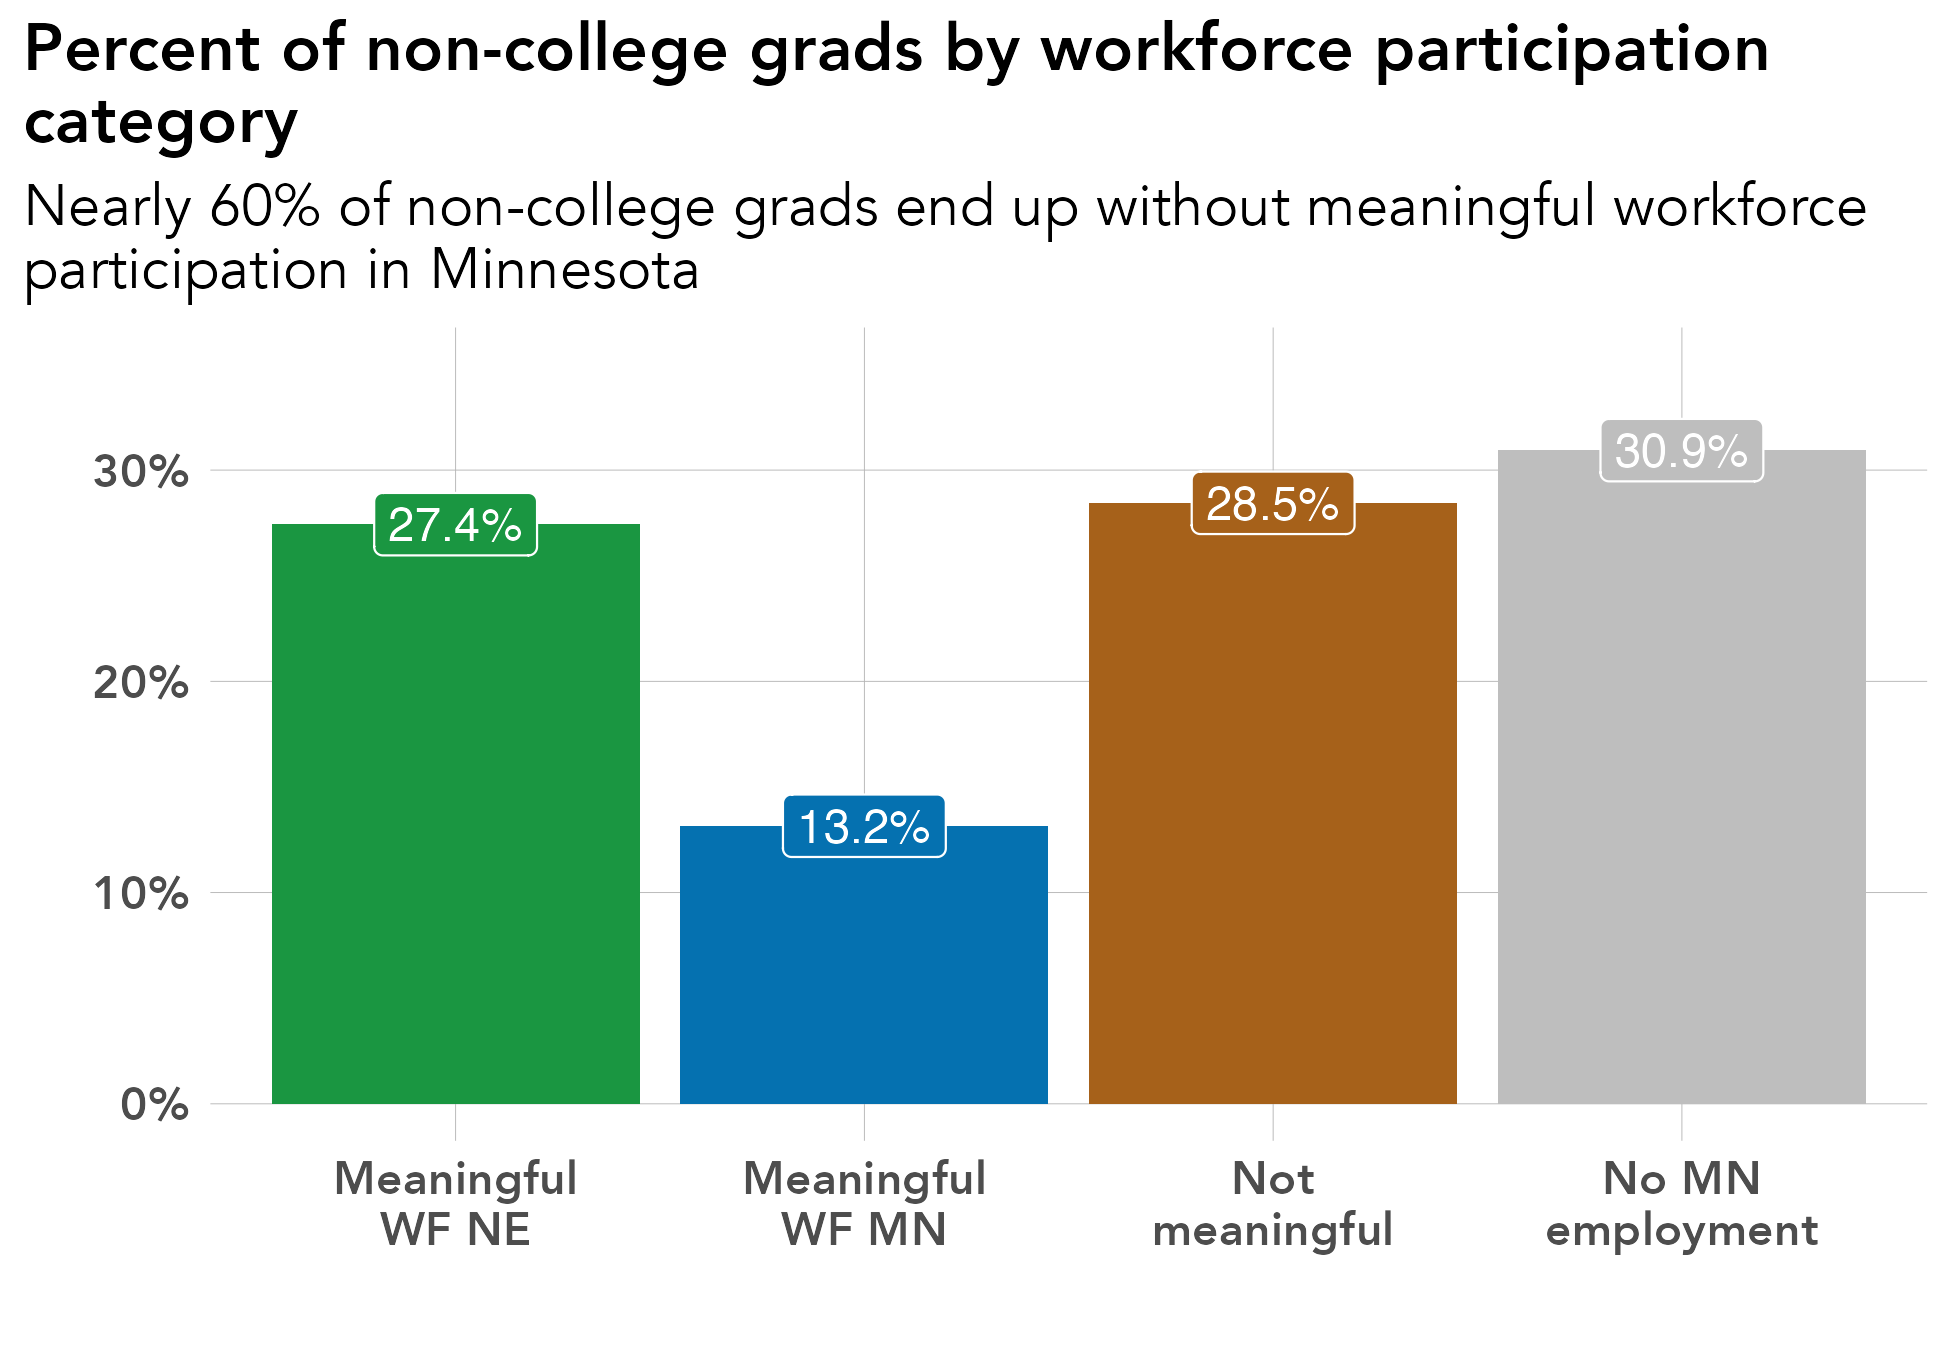

Reproduce this figure in R.
# library -----------------------------------------------------------------
library(tidyverse)
library(sf)
library(ggrepel)
library(scales)
library(ggiraph)
library(rmapshaper)
library(cowplot)
library(RColorBrewer)
library(readxl)
library(lubridate)
library(readxl)
library(systemfonts)
reset_font_cache()
library(ggtext)
library(janitor)
library(cowplot)


rm(list = ls())

# themes ------------------------------------------------------------------
theme_bar <- theme_bw() +
  theme(panel.grid.major = element_line(color = "grey70", size = 0.1),
        panel.grid.minor = element_blank(),
        axis.ticks = element_blank(),
        axis.text = element_text(face = "bold"),
        panel.border = element_blank(),
        legend.background = element_rect(fill = "transparent", color = "transparent"),
        legend.key = element_rect(fill = "transparent"),
        legend.key.size = unit(1, "lines"),
        legend.margin = margin(0,0,0,0),
        legend.title = element_blank(),
        legend.text = element_text(margin = margin(l = 2)),
        text = element_text(family = "Avenir") ,
        plot.title.position = "plot",
        plot.title = element_text(face = "bold"))

theme_line <- theme_bw() +
  theme(legend.background = element_rect(fill = "transparent", color = "transparent"),
        legend.key = element_rect(fill = "transparent"),
        legend.text = element_text(margin = margin(l = 2)),
        panel.grid.minor = element_blank(),
        panel.grid.major = element_line(color = "grey70", size = 0.1),
        axis.ticks = element_blank(),
        axis.text = element_text(face = "bold"),
        panel.border = element_blank(),
        legend.margin = margin(0,0,0,0),
        legend.key.size = unit(1, "lines"),
        text = element_text(family = "Avenir") ,
        plot.title.position = "plot",
        plot.title = element_text(face = "bold"))


theme_sf <- theme_bw() +
  theme(axis.text.x=element_blank(),
        axis.text.y=element_blank(),
        axis.ticks=element_blank(),
        panel.background = element_blank(),
        panel.grid.major = element_line(color = "white"),
        panel.border = element_blank(),
        legend.title = element_blank(),
        legend.text = element_text(margin = margin(l = 2)),
        legend.margin = margin(0,0,0,0),
        legend.key.size = unit(1, "lines"),
        text = element_text(family = "Avenir") ,
        plot.title.position = "plot",
        plot.title = element_text(face = "bold"))

regions <- read_csv("/Users/kellyasche/Library/CloudStorage/GoogleDrive-kasche@ruralmn.org/My Drive/Data Prep/R Projects/Join docs/county_regions.csv") %>%
  select(5,6) %>%
  unique() %>%
  mutate(edr = str_replace(edr, "  ", " "),
         planning.region = str_replace(planning.region, " Minnesota", ""),
         planning.region = fct_relevel(planning.region, "Northwest", "Northeast", "Central", "Seven County Mpls-St Paul", "Southwest", "Southeast"),
         edr = fct_relevel(edr, "EDR 1 - Northwest", "EDR 2 - Headwaters", "EDR 3 - Arrowhead", "EDR 4 - West Central", "EDR 5 - North Central", "EDR 6E- Southwest Central", "EDR 6W- Upper Minnesota Valley", "EDR 7E- East Central", "EDR 7W- Central", "EDR 8 - Southwest", "EDR 9 - South Central", "EDR 10 - Southeast", "EDR 11 - 7 County Twin Cities", "Minnesota"))

counties.regions <- read_csv("/Users/kellyasche/Library/CloudStorage/GoogleDrive-kasche@ruralmn.org/My Drive/Data Prep/R Projects/Join docs/county_regions.csv") %>%
  mutate(countyfp = formatC(countyfp, width = 3, flag = "0"),
         Name = str_to_title(Name),
         Name = str_replace(Name, "Q", "q"),
         Name = str_replace(Name, "Of The", "of the"),
         Name = str_replace(Name, "Mcleod", "McLeod"),
         Dem_Desc = ifelse(Name == "Minnesota", "Minnesota", Dem_Desc) ,
         edr = str_replace(edr, "  ", " "),
         planning.region = str_replace(planning.region, " Minnesota", ""),
         planning.region = fct_relevel(planning.region, "Northwest", "Northeast", "Central", "Seven County Mpls-St Paul", "Southwest", "Southeast"),
         edr = fct_relevel(edr, "EDR 1 - Northwest", "EDR 2 - Headwaters", "EDR 3 - Arrowhead", "EDR 4 - West Central", "EDR 5 - North Central", "EDR 6E- Southwest Central", "EDR 6W- Upper Minnesota Valley", "EDR 7E- East Central", "EDR 7W- Central", "EDR 8 - Southwest", "EDR 9 - South Central", "EDR 10 - Southeast", "EDR 11 - 7 County Twin Cities", "Minnesota"))

color.ruca <- c("Entirely rural" = "#009933", "Town/rural mix" = "#99CC33", "Urban/town/rural mix" = "#CC9966", "Entirely urban" = "#754C29", "Minnesota" = "black")

color.pr <- c("Northwest" = "#4575b4","Northeast" = "grey", "Central" = "#fee090", "Seven County Mpls-St Paul" = "#d73027", "Southwest" = "#91bfdb", "Southeast" = "#fc8d59", "Minnesota" = "black")

color.edr <- c("EDR 1 - Northwest" = "#b3cde3", "EDR 2 - Headwaters" = "#8c96c6", "EDR 3 - Arrowhead" = "#fe9929", "EDR 4 - West Central" = "#8856a7", "EDR 5 - North Central" = "#810f7c", "EDR 6E- Southwest Central" = "#e5f5f9", "EDR 6W- Upper Minnesota Valley" = "#bdc9e1", "EDR 7E- East Central" = "#99d8c9", "EDR 7W- Central" = "#2ca25f", "EDR 8 - Southwest" = "#74a9cf", "EDR 9 - South Central" = "#0570b0", "EDR 10 - Southeast" = "#d7301f", "EDR 11 - 7 County Twin Cities" = "#d8b365", "Minnesota" = "black")

color.pr.edr <- c ("Northwest" = "#4575b4","Northeast" = "#e0f3f8", "Central" = "#fee090", "Seven County Mpls-St Paul" = "#d73027", "Southwest" = "#91bfdb", "Southeast" = "#fc8d59", "Minnesota" = "black", "EDR 1 - Northwest" = "#b3cde3", "EDR 2 - Headwaters" = "#8c96c6", "EDR 3 - Arrowhead" = "#fe9929", "EDR 4 - West Central" = "#8856a7", "EDR 5 - North Central" = "#810f7c", "EDR 6E- Southwest Central" = "#e5f5f9", "EDR 6W- Upper Minnesota Valley" = "#bdc9e1", "EDR 7E- East Central" = "#99d8c9", "EDR 7W- Central" = "#2ca25f", "EDR 8 - Southwest" = "#74a9cf", "EDR 9 - South Central" = "#0570b0", "EDR 10 - Southeast" = "#d7301f", "EDR 11 - 7 County Twin Cities" = "#d8b365")

color.six <- c("#009933", "#4575b4", "grey", "#fee090", "#fc8d59", "#d73027")

mn_counties <- st_read("/Users/kellyasche/Library/CloudStorage/GoogleDrive-kasche@ruralmn.org/My Drive/Data Prep/R Projects/Shapefiles/County shapefiles/MNCounties_MNDOT.shp", quiet = TRUE) %>%
  ms_simplify(keep = .01, keep_shapes = TRUE) %>%
  rename("countyfp" = "FIPS_CODE")

counties.regions.1 <- counties.regions %>%
  mutate(statefp = "27",
         project.pr = ifelse(edr %in% c("EDR 1 - Northwest", "EDR 2 - Headwaters", "EDR 4 - West Central"), "Northwest",
                             ifelse(edr == "EDR 3 - Arrowhead", "Northeast",
                                    ifelse(edr %in% c("EDR 5 - North Central", "EDR 7E- East Central", "EDR 7W- Central"), "Central",
                                           ifelse(edr %in% c("EDR 6E- Southwest Central", "EDR 6W- Upper Minnesota Valley", "EDR 8 - Southwest"), "Southwest",
                                                  ifelse(edr %in% c("EDR 9 - South Central", "EDR 10 - Southeast"), "Southern", as.character(planning.region)))))),
         project.pr = fct_relevel(project.pr, "Northwest", "Northeast", "Central", "Seven County Mpls-St Paul", "Southwest", "Southern"))

# Prep data ---------------------------------------------------------------

original <- read_csv("Data/SLEDS/Masters/Master-report-dataset.csv")

names(original)

data <- original %>%
  select(grad.year.5, ps.grad) %>%
  filter(ps.grad != "Attending ps") %>%
  filter(!grad.year.5 %in% c("Attending ps", "After 2023")) %>%
  filter(ps.grad == "No") %>%
  group_by(grad.year.5) %>%
  summarize(n = sum(n())) %>%
  ungroup() %>%
  mutate(pct = n / sum(n),
         grad.year.5 = ifelse(grad.year.5 == "Not meaningful, not attending ps", "Not meaningful",
                              ifelse(grad.year.5 == "No MN emp record, not attending ps", "No MN employment",
                                     ifelse(grad.year.5 == "Meaningful WF - Northeast", "Meaningful WF - NE", grad.year.5))),
         grad.year.5 = fct_relevel(grad.year.5, "Meaningful WF - NE", "Meaningful WF - MN", "Not meaningful", "No MN employment"))



# Create chart ------------------------------------------------------------
ggplot(data = data, aes(grad.year.5, pct, fill = grad.year.5)) +
  geom_col(position = "dodge") +
  geom_label(aes(label = percent(pct, accuracy = .1)), show.legend = FALSE, position = position_dodge(width = .9), color = "white", size = 4) +
  annotate(geom = "label",
           x = 2, 
           y = .4,
           label = "Significantly\nlarger\nproportion",
           size = 4,
           fill = "transparent",
           color = "white") +
  labs(x="", 
       y = "", 
       title = "Percent of non-college grads by workforce participation\ncategory",
       subtitle = "Nearly 60% of non-college grads end up without meaningful workforce\nparticipation in Minnesota") +
  scale_y_continuous(labels=scales::percent,
                     limits = c(0, .35)) +
  scale_x_discrete(labels = c("Meaningful\nWF NE", "Meaningful\nWF MN", "Not\nmeaningful", "No MN\nemployment")) +
  scale_fill_manual(values = c("#1a9641", "#0571b0", "#a6611a", "grey")) +
  theme_bar+
  theme(legend.position = "none",
        text = element_text(size = 14),
        plot.title = element_text(size = 16))


ggsave(filename = "Charts/Paper report/non-college-grads-wf-state.pdf", device = cairo_pdf, dpi = "print", width = 6.5, height = 4.5)

ggsave(filename = "Charts/Paper report/non-college-grads-wf-state.png", dpi = "print", width = 6.5, height = 4.5)
